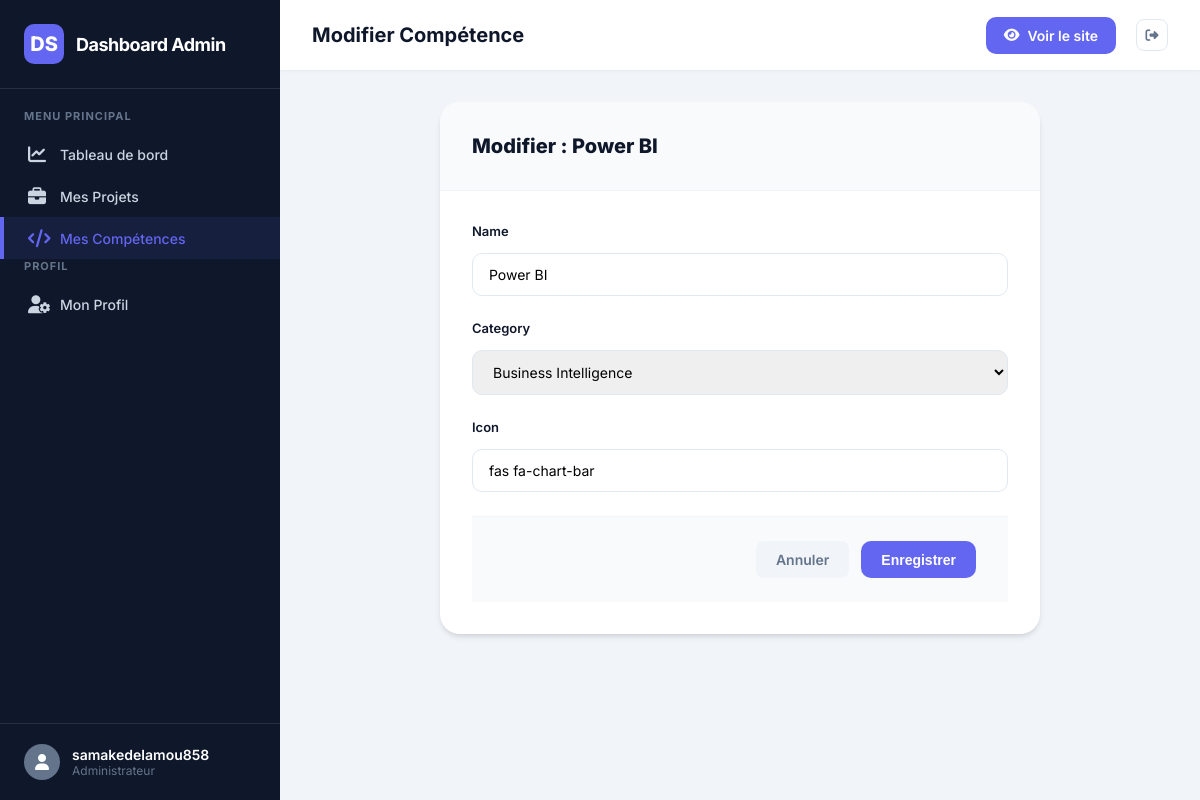
The app's page /dashboard/skills/14/edit/ (signed in) with its own data.
### home/models.py (models this page shows, shortened)
class Skill(models.Model):
    CATEGORY_CHOICES = [
        ('analysis', 'Analyse de données'),
        ('programming', 'Programmation'),
        ('database', 'Bases de données'),
        ('bi', 'Business Intelligence'),
    ]
    name = models.CharField(max_length=100)
    category = models.CharField(max_length=20, choices=CATEGORY_CHOICES)
    icon = models.CharField(max_length=50, default="fas fa-chart-line")
    created_at = models.DateTimeField(auto_now_add=True)

### home/views.py (the view)
# urls.py: path('dashboard/skills/<int:pk>/edit/', views.edit_skill, name='dashboard_skill_edit'),
@login_required
def edit_skill(request, pk):
    skill = get_object_or_404(Skill, pk=pk)
    if request.method == 'POST':
        form = SkillForm(request.POST, instance=skill)
        if form.is_valid():
            form.save()
            messages.success(request, "Compétence mise à jour !")
            return redirect('dashboard_skills')
    else:
        form = SkillForm(instance=skill)
    return render(request, 'home/skill_form.html', {'form': form, 'skill': skill})

### home/forms.py
class SkillForm(forms.ModelForm):
    class Meta:
        model = Skill
        fields = ['name', 'category', 'icon']
        widgets = {
            'name': forms.TextInput(attrs={'placeholder': 'Ex: Python, Tableau...'}),
            'icon': forms.TextInput(attrs={'placeholder': 'Ex: fab fa-python...'}),
        }

### home/templates/home/skill_form.html (shortened to what this page needs)
{% extends 'home/dashboard_base.html' %}
{% load static %}
{% block header_title %}Modifier Compétence{% endblock %}
{% block extra_css %}
<link rel="stylesheet" href="{% static 'home/css/dashboard_projects.css' %}">
{% endblock %}
{% block content %}
<div class="form-card">
    <div class="form-header">
        <h3 style="font-size: 20px; font-weight: 800;">Modifier : {{ skill.name }}</h3>
    </div>
    <form method="post" class="form-body">
        {% for field in form %}
            <div class="form-group-modern">
                <label for="{{ field.id_for_label }}">{{ field.label }}</label>
                {{ field }}
            </div>
        {% endfor %}
        <div class="form-footer">
            <a href="{% url 'dashboard_skills' %}" class="btn-secondary-dashboard" style="text-decoration: none;">Annuler</a>
            <button type="submit" class="btn-primary-dashboard">Enregistrer</button>
        </div>
    </form>
</div>
{% endblock %}

### home/templates/home/dashboard_base.html (shortened to what this page needs)
{% load static %}
<!DOCTYPE html>
<html lang="fr">
<head>
    <link href="https://cdnjs.cloudflare.com/ajax/libs/font-awesome/6.4.0/css/all.min.css" rel="stylesheet">
    {% block extra_css %}{% endblock %}
</head>
<body>
    <div class="dashboard-container">
        <aside class="sidebar" id="sidebar">
            <div class="sidebar-header">
                <div class="logo-box">DS</div>
                <span class="sidebar-title">Dashboard Admin</span>
            </div>
            <nav class="sidebar-nav">
                <div class="nav-label">Menu Principal</div>
                <a href="{% url 'dashboard' %}" class="nav-link {% if request.resolver_match.url_name == 'dashboard' %}active{% endif %}">
                    <i class="fa-solid fa-chart-line"></i>
                    Tableau de bord
                </a>
                <a href="{% url 'dashboard_projects' %}" class="nav-link {% if 'projects' in request.path %}active{% endif %}">
                    <i class="fa-solid fa-briefcase"></i>
                    Mes Projets
                </a>
                <a href="{% url 'dashboard_skills' %}" class="nav-link {% if 'skills' in request.path %}active{% endif %}">
                    <i class="fa-solid fa-code"></i>
                    Mes Compétences
                </a>
                <div class="nav-label">Profil</div>
                <a href="{% url 'dashboard_settings' %}" class="nav-link {% if 'settings' in request.path %}active{% endif %}">
                    <i class="fa-solid fa-user-gear"></i>
                    Mon Profil
                </a>
            </nav>
            <div class="sidebar-footer">
                <a href="{% url 'home' %}" class="user-profile">
                    <div class="user-avatar">
                        <i class="fa-solid fa-user"></i>
                    </div>
                    <div class="user-info">
                        <span class="name">{{ user.username }}</span>
                        <span class="role">Administrateur</span>
                    </div>
                </a>
            </div>
        </aside>
        <main class="main-content">
            <header class="top-header">
                <div class="header-left">
                    <h2 style="font-size: 20px; font-weight: 700;">{% block header_title %}Overview{% endblock %}</h2>
                </div>
                <div class="header-actions">
                    <a href="{% url 'home' %}" class="btn-view-site">
                        <i class="fa-solid fa-eye"></i>
                        Voir le site
                    </a>
                    <form action="{% url 'logout' %}" method="post" style="display: inline;">
                        <button type="submit" class="action-btn" title="Déconnexion">
                            <i class="fa-solid fa-right-from-bracket"></i>
                        </button>
                    </form>
                </div>
            </header>
            <div class="content-body">
                {% block content %}{% endblock %}
            </div>
        </main>
    </div>
</body>
</html>

### home/static/home/css/dashboard_projects.css (style rules this page uses)
.btn-primary-dashboard { background: var(--primary); color: white; border: none; padding: 10px 20px; border-radius: 10px; font-weight: 600; font-size: 14px; display: inline-flex; align-items: center; gap: 8px; cursor: pointer; transition: var(--transition); text-decoration: none; white-space: nowrap; }
.action-btn { width: 32px; height: 32px; border-radius: 8px; display: flex; align-items: center; justify-content: center; transition: var(--transition); text-decoration: none; font-size: 13px; }
.form-body { padding: 24px; overflow-y: auto; }
.form-group-modern { display: flex; flex-direction: column; gap: 6px; margin-bottom: 16px; }
.form-group-modern label { font-weight: 600; font-size: 13px; color: var(--dark); }
.form-group-modern input, .form-group-modern textarea, .form-group-modern select { padding: 10px 14px; border: 1px solid #e2e8f0; border-radius: 8px; font-family: inherit; font-size: 14px; transition: var(--transition); }
.form-footer { padding: 16px 24px; border-top: 1px solid #f1f5f9; display: flex; justify-content: flex-end; gap: 12px; flex-shrink: 0; }
.btn-secondary-dashboard { background: #f1f5f9; color: var(--secondary); border: none; padding: 10px 20px; border-radius: 8px; font-weight: 600; font-size: 14px; cursor: pointer; transition: var(--transition); }

### home/templates/home/skill_form.html (style rules this page uses)
.form-card { background: white; border-radius: 20px; box-shadow: var(--card-shadow); max-width: 600px; margin: 0 auto; overflow: hidden; }
.form-header { padding: 32px; border-bottom: 1px solid #f1f5f9; background: #f8fafc; }
.form-body { padding: 32px; }
.form-group-modern { margin-bottom: 24px; }
.form-group-modern label { display: block; font-weight: 600; margin-bottom: 8px; color: var(--dark); }
.form-group-modern input, .form-group-modern select { width: 100%; padding: 12px 16px; border: 1px solid #e2e8f0; border-radius: 10px; font-family: inherit; transition: var(--transition); }
.form-footer { padding: 24px 32px; border-top: 1px solid #f1f5f9; display: flex; justify-content: flex-end; gap: 12px; background: #f8fafc; }

### records on screen
Skill: name "Power BI", form "Power BI" "Business Intelligence" "fas fa-chart-bar"

### other values on screen
{{ user.username }} "samakedelamou858"
{{ field.label }} "Name" "Category" "Icon"
